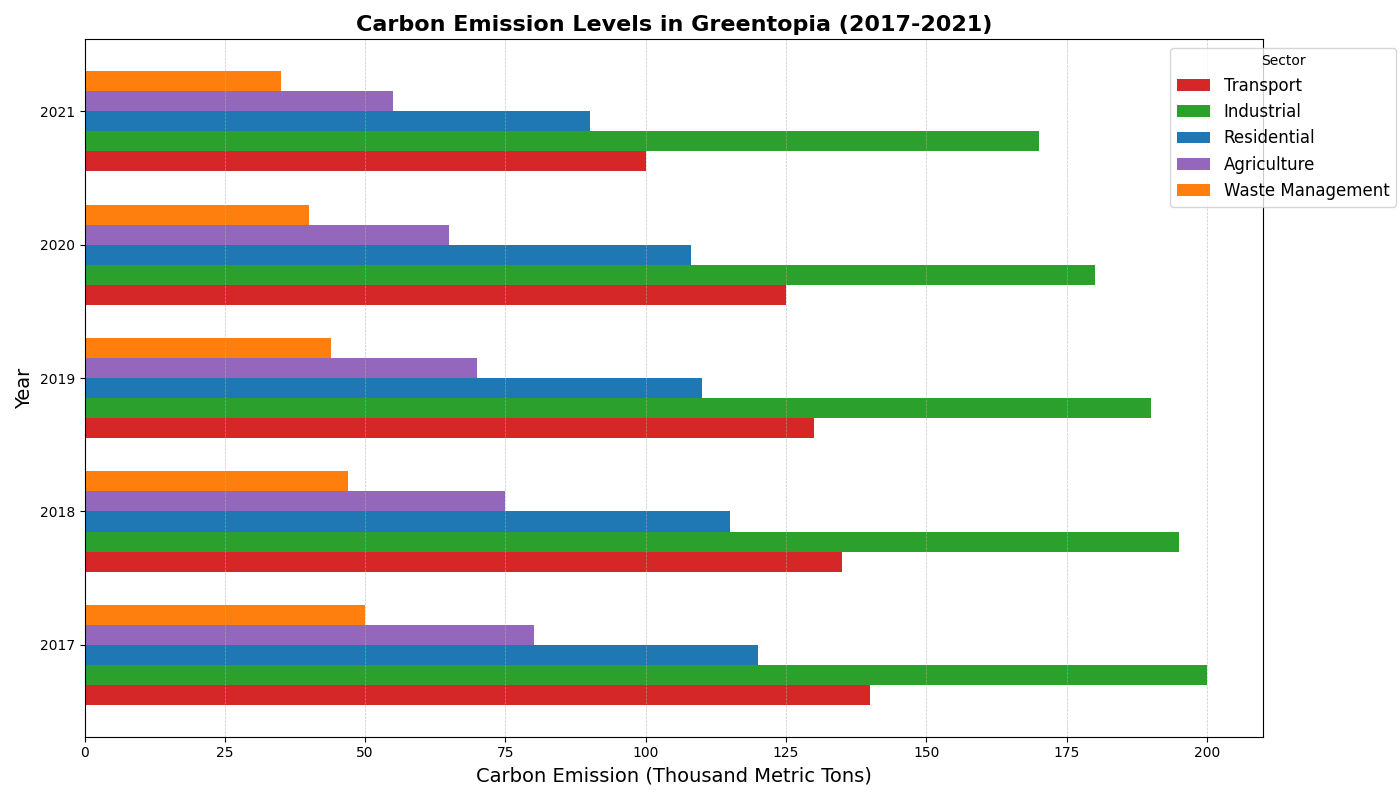

Recreate this plot in Python.
import matplotlib.pyplot as plt
import numpy as np

sectors = ['Transport', 'Industrial', 'Residential', 'Agriculture', 'Waste Management']
years = ['2017', '2018', '2019', '2020', '2021']
emission_levels = np.array([
    [140, 135, 130, 125, 100],  # Transport
    [200, 195, 190, 180, 170],  # Industrial
    [120, 115, 110, 108, 90],   # Residential
    [80, 75, 70, 65, 55],       # Agriculture
    [50, 47, 44, 40, 35]        # Waste Management
])

colors = ['#d62728', '#2ca02c', '#1f77b4', '#9467bd', '#ff7f0e']

fig, ax = plt.subplots(figsize=(14, 8))

bar_height = 0.15
indices = np.arange(len(years))

for i, sector in enumerate(sectors):
    bar_positions = indices + i * bar_height
    ax.barh(bar_positions, emission_levels[i], bar_height, color=colors[i], label=sector)

ax.set_ylabel('Year', fontsize=14)
ax.set_xlabel('Carbon Emission (Thousand Metric Tons)', fontsize=14)
ax.set_title('Carbon Emission Levels in Greentopia (2017-2021)', fontsize=16, fontweight='bold')
ax.set_yticks(indices + bar_height * len(sectors) / 2)
ax.set_yticklabels(years)

ax.legend(title='Sector', loc='upper right', bbox_to_anchor=(1.12, 1), fontsize='large')

ax.xaxis.grid(True, linestyle='--', which='major', linewidth=0.5, alpha=0.7)

plt.tight_layout()
plt.show()
